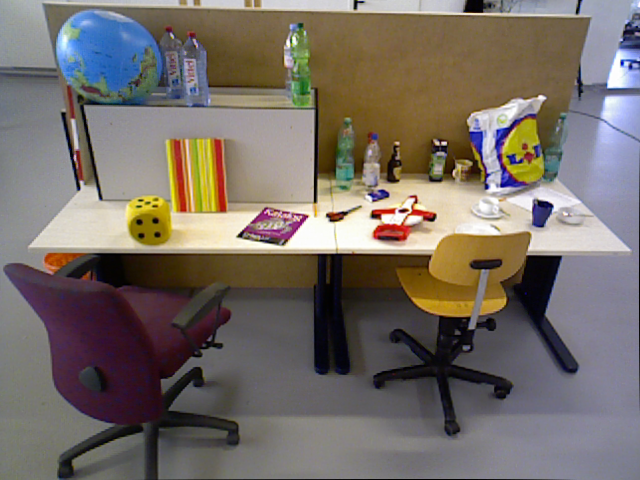
#> input picture random_l.png, 640 x 480 px
$ python main.py
#> lines starting #> are read from the running program, lines starting #| are printed output that depends on the picture
import cv2
import numpy as np
import math
import sys
import random
from mpl_toolkits import mplot3d
import matplotlib.pyplot as plt


class calculate_F_matrix():
    def __init__(self):

        # reading the images.
        self.left_image = cv2.imread("random_l.png")
#> self.left_image is the input picture: shape (480, 640, 3); mean B, G, R 102.8, 109.5, 118
        self.right_image = cv2.imread("random_r.png")
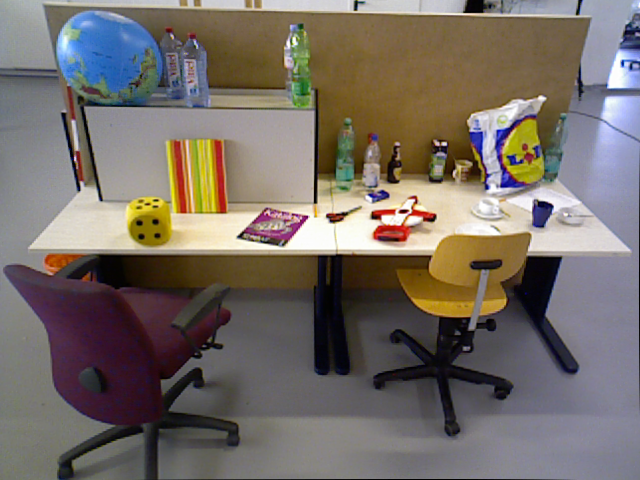
#> input picture random_r.png, 640 x 480 px
#> self.right_image is the input picture: shape (480, 640, 3); mean B, G, R 102.9, 109.6, 118.1

        # print(self.left_image.shape)
        # print(self.right_image.shape)

        # checking if the image has been read properly
        if self.left_image is None:
            print("LEFT IMAGE NOT DETECTED!!!")
            sys.exit()

        if self.right_image is None:
            print("RIGHT IMAGE NOT DETECTED!!!")
            sys.exit()

        # resizing the image
        # self.dimension = (960,1000)
        # self.left_image  = cv2.resize(self.left_image , self.dimension, interpolation = cv2.INTER_AREA)
        # self.right_image  = cv2.resize(self.right_image , self.dimension, interpolation = cv2.INTER_AREA)

        # converting the image to grayscale
        self.left_image_gray = cv2.cvtColor(self.left_image, cv2.COLOR_BGR2GRAY)
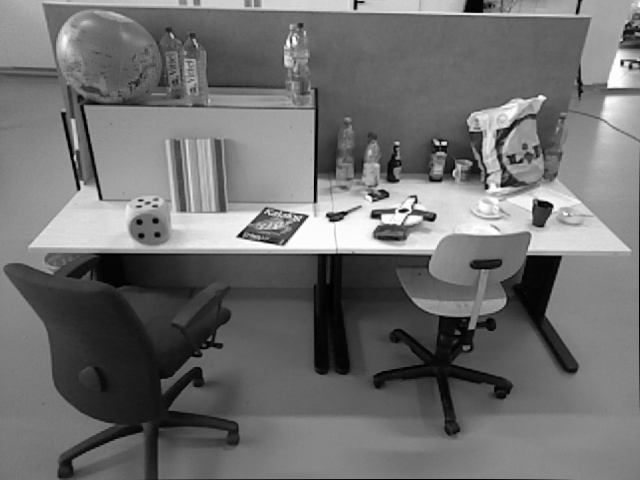
#> self.left_image_gray: shape (480, 640); min 0, max 254, mean 111.3
        self.right_image_gray = cv2.cvtColor(self.right_image, cv2.COLOR_BGR2GRAY)
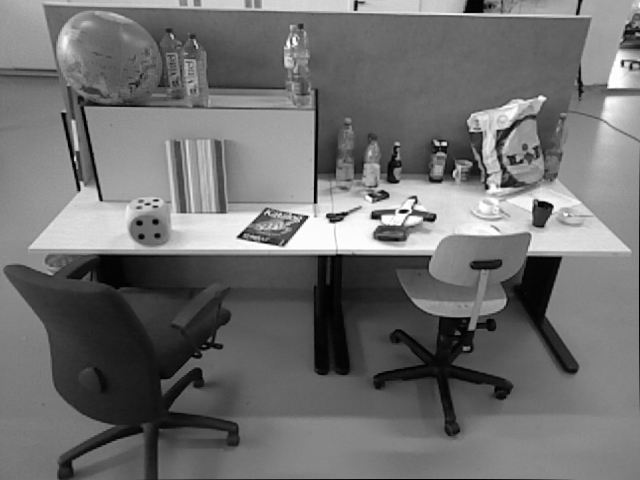
#> self.right_image_gray: shape (480, 640); min 0, max 254, mean 111.4

    def match_features(self):

        #initialize the ORB detector
        orb = cv2.ORB_create(nfeatures = 1000)

        #detect key points and compute descriptors
        kp_l, des_l = orb.detectAndCompute(self.left_image_gray, None)
#> kp_l = 1000 keypoints; strongest (x, y, size): (239, 235, 37.2), (410, 211, 31), (551, 205, 37.2), (238, 236, 31)
        kp_r, des_r = orb.detectAndCompute(self.right_image_gray, None)
#> kp_r = 1000 keypoints; strongest (x, y, size): (409, 211, 37.2), (407, 210, 31), (239, 236, 37.2), (400, 212, 31)

        #image with key points detected
        kp_img_l = cv2.drawKeypoints(self.left_image, kp_l, None, color=(0, 255, 0), flags=0)
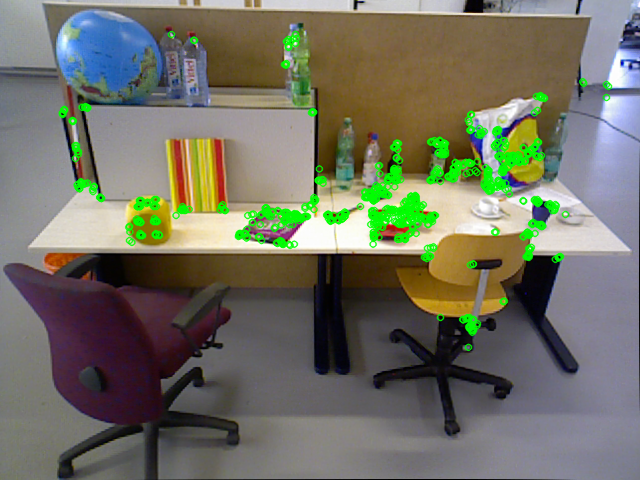
#> kp_img_l: shape (480, 640, 3); mean B, G, R 99.1, 113.9, 113
        kp_img_r = cv2.drawKeypoints(self.right_image, kp_r, None, color=(0, 255, 0), flags=0)
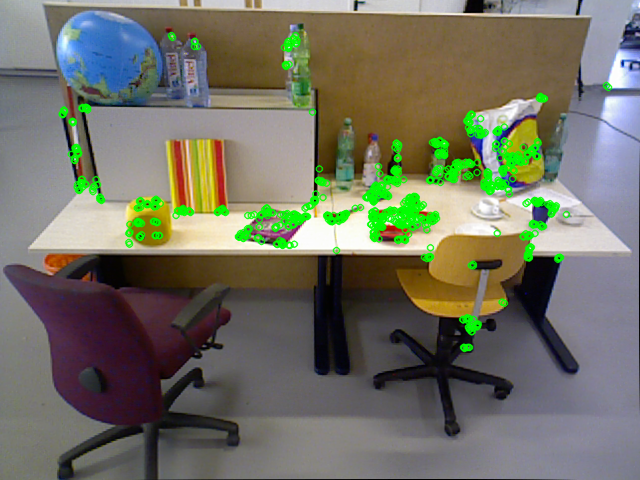
#> kp_img_r: shape (480, 640, 3); mean B, G, R 99.2, 114, 113.1

        #matching features
        brute_force = cv2.BFMatcher(cv2.NORM_HAMMING)
        matches = brute_force.knnMatch(des_l,des_r,k=2)
#> matches = 1000 matches
        # matches = brute_force.match(des_l, des_r)
        # matches=sorted(matches, key= lambda x:x.distance)

        # print(len(kp_l))
        print("matches", len(matches))
#| matches 1000
        # print(len(matches))

        #lowe's ratio method
        refined_match = []
        x = []
        x_dash = []
        for m,n in matches:
            if m.distance < 0.75 * n.distance:
                refined_match.append([m])
                # print(m.trainIdx)
                x.append(kp_l[m.queryIdx].pt)
                x_dash.append(kp_r[m.trainIdx].pt)
#> after the loop, refined_match = 738 matches; x = 738 pairs, first value 61.92 to 608, second value 34 to 346.8; x_dash = 738 pairs, first value 61.92 to 608, second value 35 to 346.8

        x = np.array(np.float32(x))
        x_dash = np.array(np.float32(x_dash))

        # [5 lines of commented-out code are left out]
        print("refined_match", len(refined_match))
#| refined_match 738
        matched_img = cv2.drawMatchesKnn(self.left_image,kp_l,self.right_image,kp_r,refined_match,None,flags=2)
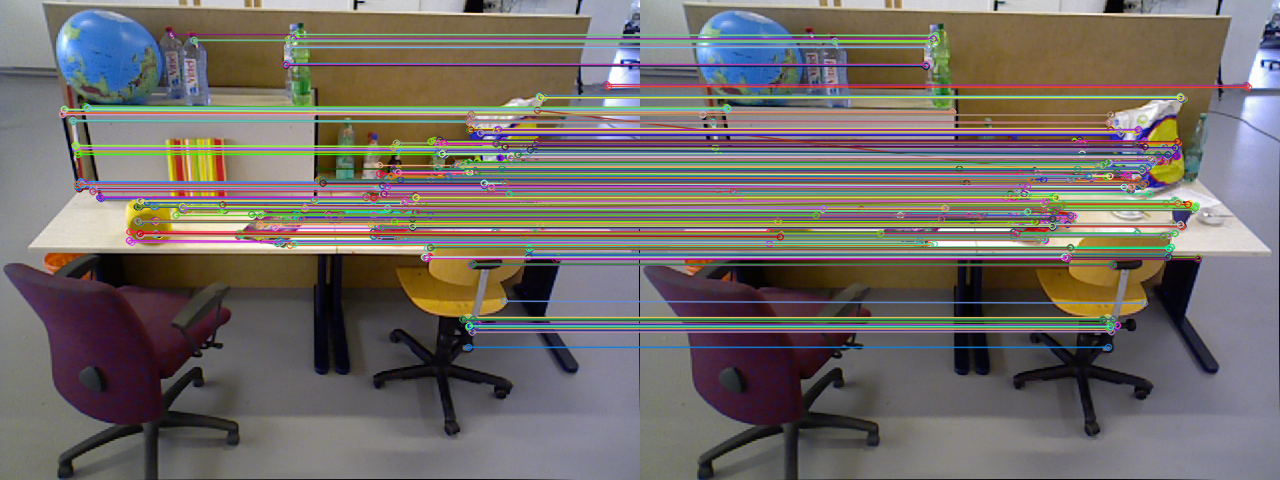
#> matched_img: shape (480, 1280, 3); mean B, G, R 103.1, 107.3, 113.4

        # [9 lines of commented-out code are left out]
        return x, x_dash

    def F_matrix(self, x, x_dash):         # USING NORMALIZED 8 - POINT ALGORITHM TO COMPUTE F MATRIX

        # The key to success with the 8-point algorithm is proper careful normalization of the input data before constructing the equations to solve.
        # REFERENCE - https://www.cc.gatech.edu/classes/AY2016/cs4476_fall/results/proj3/html/sdai30/index.html

        # -----------------------------------------------------------------------------------------------------------
        # STEP 1 - Computing the centroid of the feature points
        # computing the centroid of the feature points in left image (self.x)
        u_total = 0
        v_total = 0
        for u,v in x:
            # print(u,v)
            u_total += u
            v_total += v
        u_bar = u_total / len(x)
        v_bar = v_total / len(x)

        # computing the centroid of the feature points in right image (self.x_dash)
        u_dash_total = 0
        v_dash_total = 0
        for u,v in x_dash:
            u_dash_total += u
            v_dash_total += v
        u_dash_bar = u_dash_total / len(x_dash)
        v_dash_bar = v_dash_total / len(x_dash)
        # --------------------------------------------------------------------------------------------------------------

        # --------------------------------------------------------------------------------------------------------------
        # STEP 2 - Recentering by substracting the mean u_bar and v_bar from the original coordinates (u,v) in self.x
        u_recenter = []
        v_recenter = []
        for u, v in x:
            u_recenter.append(u-u_bar)
            v_recenter.append(v-v_bar)

        # recentering by substracting the mean u_dash_bar and v_dash_bar from the original coordinates (u,v) in self.x_dash
        u_dash_recenter = []
        v_dash_recenter = []
        for u, v in x_dash:
            u_dash_recenter.append(u-u_dash_bar)
            v_dash_recenter.append(v-v_dash_bar)
        # ----------------------------------------------------------------------------------------------------------------

        # ----------------------------------------------------------------------------------------------------------------
        # STEP 3 - Defining scale term s and s_dash
        # Defining s
        denominator_s = 0
        for i in range(len(u_recenter)):            # taking values from u_receneter and v_recenter in one for loop
            denominator_s = denominator_s + (u_recenter[i]**2 + v_recenter[i]**2)
        denominator_s = denominator_s / len(u_recenter)
        s = math.sqrt(2) / math.sqrt(denominator_s)

        # Defining s_dash
        denominator_s_dash = 0
        for i in range(len(u_dash_recenter)):            # taking values from u_receneter and v_recenter in one for loop
            denominator_s_dash = denominator_s_dash + (u_dash_recenter[i]**2 + v_dash_recenter[i]**2)
        denominator_s_dash = denominator_s_dash / len(u_dash_recenter)
        s_dash = math.sqrt(2) / math.sqrt(denominator_s_dash)

        # ----------------------------------------------------------------------------------------------------------------

        # ----------------------------------------------------------------------------------------------------------------
        #  STEP 4 - Constructing the Transformation Matrix
        # T
        T1 = np.array([[s,0,0],[0,s,0],[0,0,1]])
        T2 = np.array([[1,0,-u_bar],[0,1,-v_bar],[0,0,1]])
        T = np.dot(T1,T2)

        # T_dash
        T1_dash = np.array([[s_dash,0,0],[0,s_dash,0],[0,0,1]])
        T2_dash = np.array([[1,0,-u_dash_bar],[0,1,-v_dash_bar],[0,0,1]])
        T_dash = np.dot(T1_dash,T2_dash)

        # ----------------------------------------------------------------------------------------------------------------

        # ----------------------------------------------------------------------------------------------------------------
        # STEP 5 - Computation to obtain normalized points.
        x_normalized = []
        x_dash_normalized = []
        for i in range(len(x)):                    # taking values from self.x and self.x_dash to covert into normalized points, in one for loop
            temp = np.array([[x[i][0]],[x[i][1]], [1]])
            x1 = np.dot(T, temp)
            x_normalized.append(x1)

            temp_ = np.array([[x_dash[i][0]],[x_dash[i][1]], [1]])
            x1_ = np.dot(T_dash, temp_)
            x_dash_normalized.append(x1_)

        # ----------------------------------------------------------------------------------------------------------------

        # ----------------------------------------------------------------------------------------------------------------
        # #compute A matrix to solve Af=0 equation and perform SVD on A
        A = np.zeros((len(x),9))
        for i in range(len(x)):
            A[i] = [x_dash_normalized[i][0]*x_normalized[i][0], x_dash_normalized[i][0]*x_normalized[i][1], x_dash_normalized[i][0], \
                    x_dash_normalized[i][1]*x_normalized[i][0], x_dash_normalized[i][1]*x_normalized[i][1], x_dash_normalized[i][1], \
                    x_normalized[i][0], x_normalized[i][1], 1 ]

        #solve SVD on A
        U,S,VT=np.linalg.svd(A,full_matrices=True)
        # print(VT, "vvv", VT.shape)
        #F_norm matrix from the column of V corresponding to the least singular value.
        #rearrange the 9 entries of f to create the 3x3 fundamental matrix F_norm
        F_norm = VT[8,:].reshape(3,3)
        # F_norm = VT[-1]
        # F_norm = np.reshape(F_norm, (3,3))
        #SVD on F_norm
        Uf,Sf,VTf = np.linalg.svd(F_norm, full_matrices=True)
        # print("sss", Sf)
        #smallest singular value in Sf is changed to 0
        Sf[2] = 0
        S_matrix = np.diag(Sf)
        #(constraint enforcement)F matrix after making smallest singular value 0 to recompute the rank from 3 to 2.
        F_norm = np.dot(Uf, np.dot( S_matrix, VTf))
        det = np.linalg.det(F_norm) #will be equal to 0
        #computing the original F matrix
        F_orig = np.dot(np.transpose(T_dash), np.dot(F_norm,T))
        # F_orig = np.around(F_orig, decimals=4)
        # print("----- F Matrix -----")
        # print(F_orig)
        return F_orig
        # ----------------------------------------------------------------------------------------------------------------

    # ----------------------------------------------------------------------------------------------------------------
    # calculate E matrix
    # [170 lines left out: functions calculate_E_matrix, decompose_E_matrix, cheriality, estimate_pose, visualize_3d_points, cal_epipolar_constraint_equation and 1 more, not called in this run]
    # ----------------------------------------------------------------------------------------------------------------


    def ransac(self):           # to robustly estimate the F matrix. Will compute inliers and outliers
        # ----------------------------------------------------------------------------------------------------------------
        x, x_dash = self.match_features()
        # print("x",x)
        # print("x_dash",x_dash)
        N = 1000                 # no. of iterations of ransac algorithm
        max_inliers = 0
        # x_inliers_final = []
        # x_dash_inliers_final = []
        high_score_F =np.zeros((3,3))
        for i in range(N):
            x_random = []
            x_dash_random = []
            for j in range(8):              # select 8 pairs of correspondance and compute F matrix
                random_int = random.randint(0, len(x)-1)
                x_random.append(x[random_int])
                x_dash_random.append(x_dash[random_int])
            x_random = np.array(x_random)
            x_dash_random = np.array(x_dash_random)
            # print(x_random)
            # print(x_dash_random)

            F  = self.F_matrix(x_random, x_dash_random)
            total_inliers = self.calculate_inliers(F, x, x_dash)
            if total_inliers > max_inliers:
                max_inliers = total_inliers
                high_score_F = F
#> after the loop, high_score_F = [[0, 0, 0], [0, 0, 0], [0, 0, 0]]; max_inliers = 0
                # x_inliers_final = x_inliers
                # x_dash_inliers_final = x_dash_inliers

        print("max_inliers",max_inliers)
        print("high_score_F")
        print(high_score_F)
        # ----------------------------------------------------------------------------------------------------------------

        # ----------------------------------------------------------------------------------------------------------------
        # Taking high_score_F as the final F matrix and finding the possible inliers
        x_inliers = []
        x_dash_inliers = []
        for i in range(len(x)):
            temp_x = np.array(([x[i][0]], [x[i][1]], [1]))                          # 3*1 array
            temp_x_dash = np.array(([x_dash[i][0]], [x_dash[i][1]], [1]))           # 3*1 array
            threshold = 0.001
            if abs(self.cal_epipolar_constraint_equation(temp_x, temp_x_dash, high_score_F)) < threshold:    # Need to confirm if abs need to be added or not
                x_inliers.append([x[i][0], x[i][1]])
                x_dash_inliers.append([x_dash[i][0], x_dash[i][1]])

        x_inliers = np.array(x_inliers)
        x_dash_inliers = np.array(x_dash_inliers)

        print(len(x_inliers), "xxxxxxx")
        # print(x_dash_inliers)
        # print("X_inliers",x_inliers)
        # print("x_dash_inliers",x_dash_inliers)

        for i in range(len(x_inliers)- 1):
            image = cv2.circle(self.left_image, (x_inliers[i][0],x_inliers[i][1]), radius=1, color=(0, 0, 255), thickness=2)
            imager = cv2.circle(self.right_image, (x_dash_inliers[i][0],x_dash_inliers[i][1]), radius=1, color=(0, 0, 255), thickness=2)
        cv2.imshow('feature_matched',image)
        cv2.imshow('matched',imager)
        cv2.waitKey(0)
        # ----------------------------------------------------------------------------------------------------------------

        # ----------------------------------------------------------------------------------------------------------------
        # calculate Essential Matrix. E =(Kl)'. F. Kr
        # K = np.array(([1520.4 , 0, 302.32], [0 , 1522.9, 246.87], [0 , 0, 1] ))   # temple
        K = np.array(([535.4 , 0, 320.1], [0 , 539.2, 247.6], [0 , 0, 1] )) # table chair
        E = self.calculate_E_matrix(F,K)
        print("Essential Matrix")
        print(E)
        # ----------------------------------------------------------------------------------------------------------------

        # ----------------------------------------------------------------------------------------------------------------
        t1, t2, R1, R2 = self.decompose_E_matrix(E)

        X_3d, R_final, t_final, C_final = self.estimate_pose(t1,t2,R1,R2,x_inliers,x_dash_inliers, K)

        self.visualize_3d_points(X_3d, t_final, C_final)

        # ----------------------------------------------------------------------------------------------------------------


def main():

    F_matrix = calculate_F_matrix()
    # x , x_dash = F_matrix.match_features()
    # F_matrix.F_matrix(x, x_dash)
    F_matrix.ransac()

if __name__ == "__main__":
#> (the run stopped early here; a loop or call above may not have finished)
